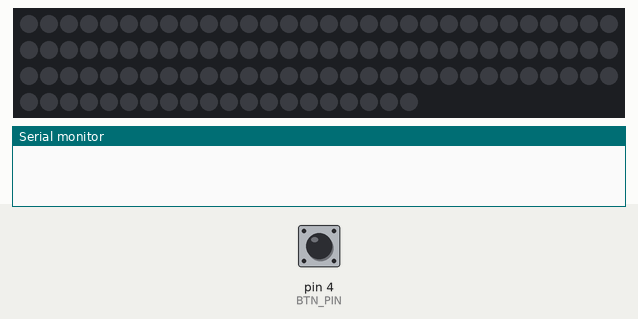
This program was run on a simulated Arduino Nano, built with avr-gcc and run on an emulated ATmega328P. Parts: 110 RGB LEDs in strip order, left to right, continuing on the next row, the last lines printed to the serial monitor. The test bench sets the inputs (shaded band); at power-on: pin 4 (BTN_PIN) LOW. Dim RGB values are drawn brighter than linear.

Above: at 1.2 s.
1.3 s: pin 4 (BTN_PIN) pulled HIGH for 0.15 s
At 2.44 s:
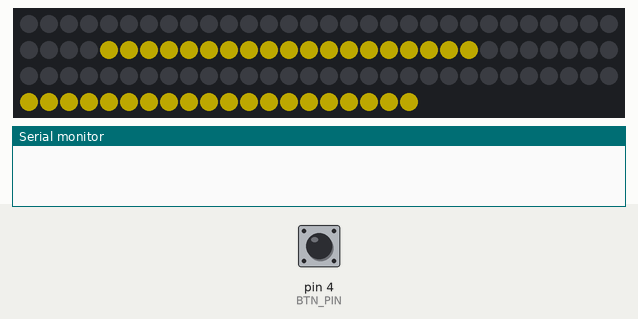
At 3.4 s:
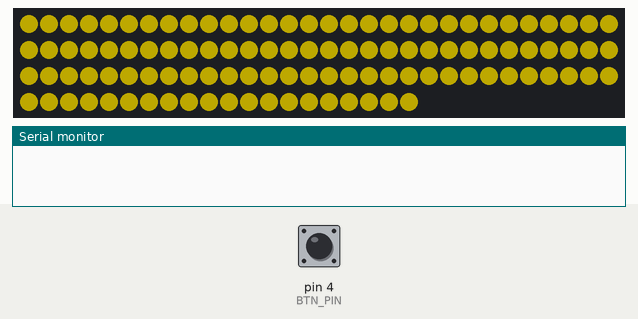
6.5 s: pin 4 (BTN_PIN) driven HIGH
At 8.32 s:
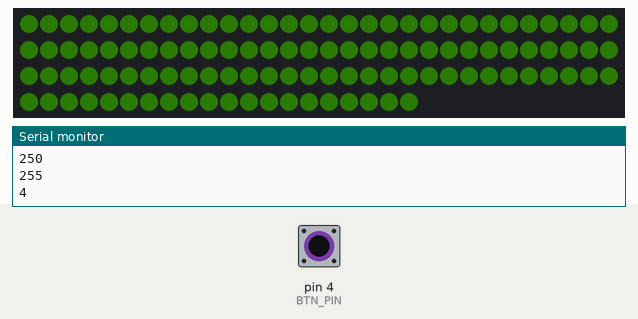

Measured:
- after the input at 1.3 s, the LEDs: first change after 0.66 s (image 1 shows a later state)

The program:

main.cpp
```cpp
#include <Arduino.h>

#define BTN_PIN 4        // кнопка подключена сюда (BTN_PIN --- КНОПКА --- GND)

#include "GyverButton.h"
GButton touch(BTN_PIN);

#define STRIP_PIN 13     // пин ленты
#define NUMLEDS 110      // кол-во светодиодов

#define COLOR_DEBTH 3
#include <microLED.h>   // подключаем библу
microLED<NUMLEDS, STRIP_PIN, MLED_NO_CLOCK, LED_WS2818, ORDER_GRB, CLI_AVER> strip;

#include "GyverTimer.h"
GTimer_ms effectTimer(60);

// Статус лампы вкл/выкл
boolean powerActive = false;

//Переменные для регулирования яркоси
boolean wasStep = false;
boolean brightDirection = false;

byte brightness = 150;
byte static_color = 40;

byte next_effect = 0;

// Переменные вкл/выкл лампы
int8_t num_leds_effect[] = {44, -1, 99, 42, 100};

void setup() {
  strip.setBrightness(150);
  strip.clear();
  strip.show();
  Serial.begin(9600);

  // HIGH_PULL - кнопка подключена к GND, пин подтянут к VCC (BTN_PIN --- КНОПКА --- GND)
  // LOW_PULL  - кнопка подключена к VCC, пин подтянут к GND
  // по умолчанию стоит HIGH_PULL
  touch.setType(LOW_PULL);

  // NORM_OPEN - нормально-разомкнутая кнопка
  // NORM_CLOSE - нормально-замкнутая кнопка
  // по умолчанию стоит NORM_OPEN
  touch.setDirection(NORM_OPEN);

  touch.setTimeout(300);
  touch.setStepTimeout(50);
  effectTimer.setInterval(60);
}

//Статичный цвет
void static_full_fill(){
  for (byte i=0; i < NUMLEDS; i++) strip.set(i, mWheel8(static_color));
}

// Радуга
void rainbow() {
  static byte counter = 0;
  for (int i = 0; i < NUMLEDS; i++) {
    strip.set(i, mWheel8(counter + i * 255 / NUMLEDS));   // counter смещает цвет
  }
  counter += 3;   // counter имеет тип byte и при достижении 255 сбросится в 0
}

// Плавная смена цветов
void colorCycle() {
  static byte counter = 0;
  strip.fill(mWheel8(counter));
  counter += 3;
}

//Эффект включения лампы
bool effect_on(){

  for (byte i = 0; i < NUMLEDS; i++) {
// НИЗ
    if (num_leds_effect[0] > 17) strip.set(num_leds_effect[0]-=1, mWheel8(static_color));
    if (num_leds_effect[2] < 110) strip.set(num_leds_effect[2]+=1, mWheel8(static_color));
    if (num_leds_effect[2] == 110 && num_leds_effect[1] < 17) strip.set(num_leds_effect[1]+=1, mWheel8(static_color));

// // ВЕРХ
     if (num_leds_effect[3] < 73) strip.set(num_leds_effect[3]+=1, mWheel8(static_color));
     if (num_leds_effect[4] > 72) strip.set(num_leds_effect[4]-=1, mWheel8(static_color));
    strip.show();
    delay(30);
  }
  powerActive = true;
  return powerActive;
}

void effect_off(){
  for (byte i = 0; i < NUMLEDS; i++) {
// НИЗ
    if (num_leds_effect[0] < 44) strip.set(num_leds_effect[0]+=1, mBlack);
    if (num_leds_effect[1]) strip.set(num_leds_effect[1]-=1, mBlack);
    if (num_leds_effect[1] == 0 && num_leds_effect[2] > 99) strip.set(num_leds_effect[2]-=1, mBlack);

// ВЕРХ
    if (num_leds_effect[3] > 42) strip.set(num_leds_effect[3]-=1, mBlack);
    if (num_leds_effect[4] < 100) strip.set(num_leds_effect[4]+=1, mBlack);
    strip.show();
    delay(30);
  }
  strip.clear();
  strip.show();
  // Для того что бы зажигался 1-й диод
  num_leds_effect[1] = -1;
}

//Регулирование яркости
void change_brightness(){
  if (powerActive) {
    wasStep = true;
    if (brightDirection) {
      brightness += 5;
      Serial.println(brightness);
    } else {
      brightness -= 5;
      Serial.println(brightness);
      }
    strip.setBrightness(brightness);
    strip.show();
    }

    if (touch.isRelease()) {
      if (wasStep) {
        wasStep = false;
        brightDirection = !brightDirection;
      }
    }
}

// Изменяем цвет
void change_color(){
  if (powerActive) {
    wasStep = true;
    if (brightDirection) {
      static_color += 2;
    } else {
      static_color -= 2;
      }
    for (byte i=0; i < NUMLEDS; i++) strip.set(i, mWheel8(static_color));
    strip.show();
    }

    if (touch.isRelease()) {
      if (wasStep) {
        wasStep = false;
        brightDirection = !brightDirection;
      }
    }
}

void loop() {

// Опрос кнопки
  touch.tick();

//  Одинарный клик Вкл/выкл подстветку
  if (touch.isSingle()) {
    if (powerActive == false) {
      // Первое вклчение лампы
        effectTimer.start();
        powerActive = true;
        effect_on();
      }else if (powerActive == true)
      {
        effect_off();
        powerActive = false;
        effectTimer.stop();
      }
    }

  //Двойной клик, следующий эфект
  if (touch.isDouble()) {
    if (next_effect < 2) {
      next_effect += 1;
    }
    else {
      next_effect = 0;
    }
    Serial.println(next_effect);
  }

  //Тройной клик, предыдующий эфект
  if (touch.isTriple()){
    if (next_effect > 0) {
      next_effect -= 1;
      }
    else {
      next_effect = 2;
    }
    Serial.println(next_effect);
  }

// Смена яркости ленты
if (touch.isStep()) {
    effectTimer.setInterval(360);
    change_brightness();
  }

// Смена цвета
if (touch.isStep(1)) {
  if (next_effect==0){
    effectTimer.setInterval(360);
    change_color();
  }
}

 if (effectTimer.isReady() && powerActive) {
    switch (next_effect){
    case 0:
      static_full_fill();
      break;
    case 1:
      effectTimer.setInterval(800);
      colorCycle();
      break;
    case 2:
      effectTimer.setInterval(60);
      rainbow();
      break;
    default:
      break;
    }
    strip.show();
 }
}
```
